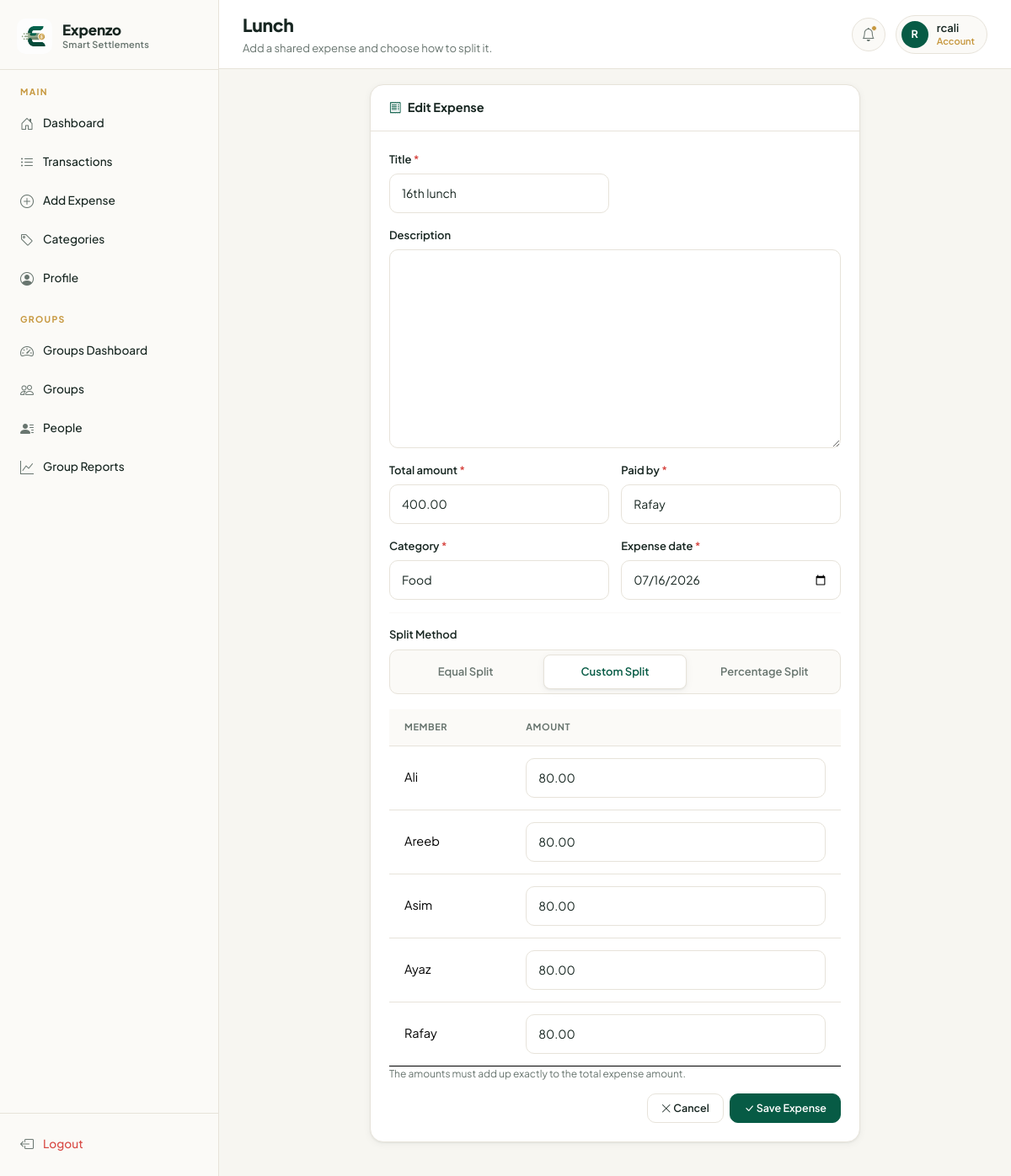
The page /groups/expenses/8/edit/ (signed in) on the database its author committed.
### tracker/models.py (models this page shows, shortened)
class ExpenseGroup(models.Model):
    user = models.ForeignKey(settings.AUTH_USER_MODEL, on_delete=models.CASCADE, related_name='expense_groups')
    name = models.CharField(max_length=150)
    description = models.TextField(blank=True)
    members = models.ManyToManyField(Person, through='GroupMember', related_name='groups')
    created_at = models.DateTimeField(auto_now_add=True)
    updated_at = models.DateTimeField(auto_now=True)
    class Meta:
        ordering = ['-created_at']

class GroupExpense(models.Model):
    CATEGORY_CHOICES = [
        ('Food', 'Food'),
        ('Travel', 'Travel'),
        ('Shopping', 'Shopping'),
        ('Utilities', 'Utilities'),
        ('Entertainment', 'Entertainment'),
        ('Other', 'Other'),
    ]
    group = models.ForeignKey(ExpenseGroup, on_delete=models.CASCADE, related_name='expenses')
    title = models.CharField(max_length=150)
    description = models.TextField(blank=True)
    total_amount = models.DecimalField(max_digits=10, decimal_places=2)
    paid_by = models.ForeignKey(Person, on_delete=models.PROTECT, related_name='paid_expenses')
    category = models.CharField(max_length=20, choices=CATEGORY_CHOICES, default='Other')
    expense_date = models.DateField()
    created_at = models.DateTimeField(auto_now_add=True)
    class Meta:
        ordering = ['-expense_date', '-id']

class Person(models.Model):
    user = models.ForeignKey(settings.AUTH_USER_MODEL, on_delete=models.CASCADE, related_name='people')
    name = models.CharField(max_length=150)
    phone = models.CharField(max_length=20, blank=True)
    email = models.EmailField(blank=True)
    created_at = models.DateTimeField(auto_now_add=True)
    class Meta:
        ordering = ['name']
    def __str__(self):
        return self.name

### tracker/views.py (the view)
# urls.py: path('groups/expenses/<int:pk>/edit/', views.group_expense_edit, name='group_expense_edit'),
@login_required
def group_expense_edit(request, pk):
    expense = get_object_or_404(GroupExpense, pk=pk, group__user=request.user)
    group = expense.group
    members = list(group.members.all())
    existing_shares = {split.person_id: split.share_amount for split in expense.splits.all()}
    if request.method == 'POST':
        form = GroupExpenseForm(request.POST, instance=expense, group=group)
        if form.is_valid():
            split_type = form.cleaned_data['split_type']
            total_amount = form.cleaned_data['total_amount']
            try:
                if split_type == 'equal':
                    shares = calculate_equal_shares(total_amount, members)
                elif split_type == 'custom':
                    shares = {m: _parse_decimal(request.POST.get(f'share_{m.id}')) for m in members}
                    validate_custom_split(total_amount, shares)
                else:  # percentage
                    percentages = {m: _parse_decimal(request.POST.get(f'percent_{m.id}')) for m in members}
                    shares = calculate_percentage_shares(total_amount, percentages)
                expense = form.save()
                expense.splits.all().delete()
                for person, amount in shares.items():
                    ExpenseSplit.objects.create(expense=expense, person=person, share_amount=amount)
                messages.success(request, 'Expense updated successfully.')
                return redirect('group_detail', pk=group.pk)
            except (ValueError, InvalidOperation) as exc:
                form.add_error(None, str(exc) or 'Invalid split values.')
    else:
        form = GroupExpenseForm(instance=expense, group=group, initial={'split_type': 'custom'})
    return render(request, 'groups/group_expense_form.html', {
        'form': form,
        'group': group,
        'members': members,
        'existing_shares': existing_shares,
        'is_edit': True,
    })

### tracker/forms.py (shortened to what this page needs)
class GroupExpenseForm(forms.ModelForm):
    SPLIT_CHOICES = [
        ('equal', 'Equal Split'),
        ('custom', 'Custom Split'),
        ('percentage', 'Percentage Split'),
    ]
    split_type = forms.ChoiceField(choices=SPLIT_CHOICES, initial='equal')
    class Meta:
        model = GroupExpense
        fields = ['title', 'description', 'total_amount', 'paid_by', 'category', 'expense_date']
        widgets = {
            'expense_date': forms.DateInput(attrs={'type': 'date'}),
        }
    def __init__(self, *args, **kwargs):
        self.group = kwargs.pop('group')
        super().__init__(*args, **kwargs)
        self.fields['paid_by'].queryset = self.group.members.all()

### tracker/templatetags/group_extras.py (called while the page is built)
@register.filter
def get_item(dictionary, key):
    if not dictionary:
        return ''
    return dictionary.get(key, '')

### tracker/templates/groups/group_expense_form.html (shortened to what this page needs)
{% extends 'base.html' %}
{% load widget_tweaks %}
{% load group_extras %}
{% block topbar_title %}{{ group.name }}{% endblock %}
{% block topbar_desc %}Add a shared expense and choose how to split it.{% endblock %}
{% block content %}
<div class="row justify-content-center">
  <div class="col-lg-8">
    <div class="card">
      <div class="card-header d-flex align-items-center gap-2">
        <i class="bi bi-receipt" style="color: var(--clr-primary);"></i>
        {% if is_edit %}Edit Expense{% else %}Add Expense to {{ group.name }}{% endif %}
      </div>
      <div class="card-body">
        <form method="POST" id="expenseForm">
          <div class="row g-3 mb-3">
            {% for field in form %}
              {% if field.name != 'split_type' %}
              <div class="col-md-{% if field.name == 'description' %}12{% else %}6{% endif %}">
                <label for="{{ field.id_for_label }}" class="form-label">
                  {{ field.label }}{% if field.field.required %} <span style="color: var(--clr-expense);">*</span>{% endif %}
                </label>
                {% if field.name == 'paid_by' or field.name == 'category' %}
                  {{ field|add_class:"form-select" }}
                {% else %}
                  {{ field|add_class:"form-control" }}
                {% endif %}
              </div>
              {% endif %}
            {% endfor %}
          </div>
          <hr style="border-color: var(--clr-border);">
          <label class="form-label">Split Method</label>
          <div class="split-selector" role="radiogroup" aria-label="Split method">
            {% for value, label in form.split_type.field.choices %}
            <label class="split-option {% if form.split_type.value == value %}selected{% endif %}" for="split_{{ value }}">
              {{ label }}
            </label>
            {% endfor %}
          </div>
          <div id="customSplitSection" style="display:none;">
            <table class="table">
              <thead><tr><th>Member</th><th>Amount</th></tr></thead>
              <tbody>
                {% for m in members %}
                <tr>
                  <td>{{ m.name }}</td>
                  <td>
                    <input type="number" step="0.01" min="0" name="share_{{ m.id }}" class="form-control form-control-sm"
                           value="{{ existing_shares|get_item:m.id }}">
                  </td>
                </tr>
                {% endfor %}
              </tbody>
            </table>
            <p style="font-size:12px;color:var(--clr-muted);">The amounts must add up exactly to the total expense amount.</p>
          </div>
          <div class="d-flex justify-content-end gap-2 mt-3">
            <a href="{% url 'group_detail' group.pk %}" class="btn btn-secondary btn-sm">
              <i class="bi bi-x-lg"></i> Cancel
            </a>
            <button type="submit" class="btn btn-primary btn-sm">
              <i class="bi bi-check-lg"></i> Save Expense
            </button>
          </div>
        </form>
      </div>
    </div>
  </div>
</div>
{% endblock %}

### tracker/templates/base.html (shortened to what this page needs)
{% load static %}
<!DOCTYPE html>
<html lang="en">
<head>
  <link href="https://cdn.jsdelivr.net/npm/bootstrap@5.3.2/dist/css/bootstrap.min.css" rel="stylesheet">
  <link rel="stylesheet" href="https://cdn.jsdelivr.net/npm/bootstrap-icons@1.11.3/font/bootstrap-icons.min.css">
  <link rel="stylesheet" href="{% static 'tracker/css/theme.css' %}">
</head>
<body>
{% if user.is_authenticated %}
<div class="app-wrapper">
  <aside class="sidebar" id="sidebar">
    <div class="sidebar-brand">
      <div class="brand-icon"><img src="{% static 'tracker/images/logo-icon.png' %}" alt="Expenzo logo"></div>
      <div>
        <div class="brand-name">Expenzo</div>
        <div class="brand-sub">Smart Settlements</div>
      </div>
    </div>
    <nav class="sidebar-nav" aria-label="Main navigation">
      <div class="sidebar-label">Main</div>
      <a href="{% url 'dashboard' %}" class="sidebar-link {% if request.resolver_match.url_name == 'dashboard' %}active{% endif %}">
        <i class="bi bi-house-door"></i> Dashboard
      </a>
      <a href="{% url 'transaction_list' %}" class="sidebar-link {% if request.resolver_match.url_name == 'transaction_list' %}active{% endif %}">
        <i class="bi bi-list-ul"></i> Transactions
      </a>
      <a href="{% url 'add_transaction' %}" class="sidebar-link {% if request.resolver_match.url_name == 'add_transaction' %}active{% endif %}">
        <i class="bi bi-plus-circle"></i> Add Expense
      </a>
      <a href="{% url 'category_list' %}" class="sidebar-link {% if request.resolver_match.url_name == 'category_list' %}active{% endif %}">
        <i class="bi bi-tag"></i> Categories
      </a>
      <a href="{% url 'profile' %}" class="sidebar-link {% if request.resolver_match.url_name == 'profile' %}active{% endif %}">
        <i class="bi bi-person-circle"></i> Profile
      </a>
      <div class="sidebar-label">Groups</div>
      <a href="{% url 'group_dashboard' %}" class="sidebar-link {% if request.resolver_match.url_name == 'group_dashboard' %}active{% endif %}">
        <i class="bi bi-speedometer2"></i> Groups Dashboard
      </a>
      <a href="{% url 'group_list' %}" class="sidebar-link {% if request.resolver_match.url_name == 'group_list' or request.resolver_match.url_name == 'group_detail' %}active{% endif %}">
        <i class="bi bi-people"></i> Groups
      </a>
      <a href="{% url 'person_list' %}" class="sidebar-link {% if request.resolver_match.url_name == 'person_list' %}active{% endif %}">
        <i class="bi bi-person-lines-fill"></i> People
      </a>
      <a href="{% url 'group_reports' %}" class="sidebar-link {% if request.resolver_match.url_name == 'group_reports' %}active{% endif %}">
        <i class="bi bi-graph-up"></i> Group Reports
      </a>
    </nav>
    <div class="sidebar-footer">
      <form method="post" action="{% url 'logout' %}">
        <button type="submit" class="sidebar-link logout" style="background:none;border:none;width:100%;text-align:left;cursor:pointer;">
          <i class="bi bi-box-arrow-left"></i> Logout
        </button>
      </form>
    </div>
  </aside>
  <header class="topbar">
    <div class="d-flex align-items-center gap-3">
      <div>
        <div class="topbar-title">{% block topbar_title %}Dashboard{% endblock %}</div>
        <div class="topbar-desc">{% block topbar_desc %}{% endblock %}</div>
      </div>
    </div>
    <div class="topbar-right">
      <button type="button" class="btn-icon" aria-label="Notifications">
        <i class="bi bi-bell"></i>
        <span class="notif-dot" aria-hidden="true"></span>
      </button>
      <div class="topbar-user">
        <div class="avatar">{{ request.user.username|first|upper }}</div>
        <div>
          {{ request.user.username }}
          <span class="plan-label">Account</span>
        </div>
      </div>
    </div>
  </header>
  <main class="main-content">
    <div class="page-body fade-in">
      {% block content %}{% endblock %}
    </div>
  </main>
</div>
{% endif %}
</body>
</html>

### rows shown on the page
ExpenseGroup: name "Lunch"
GroupExpense: form "16th lunch" "400.00" "07/16/2026", form "Rafay" "Food"
Person: name "Ali", id "80.00"
Person: name "Areeb", id "80.00"
Person: name "Asim", id "80.00"
Person: name "Ayaz", id "80.00"
Person: name "Rafay", id "80.00"

### other values the page prints
{{ request.user.username|first|upper }} "R"
{{ request.user.username }} "rcali"
{{ field.label }} "Title" "Description" "Total amount" "Paid by" "Category" "Expense date"
{{ label }} "Equal Split" "Custom Split" "Percentage Split"
